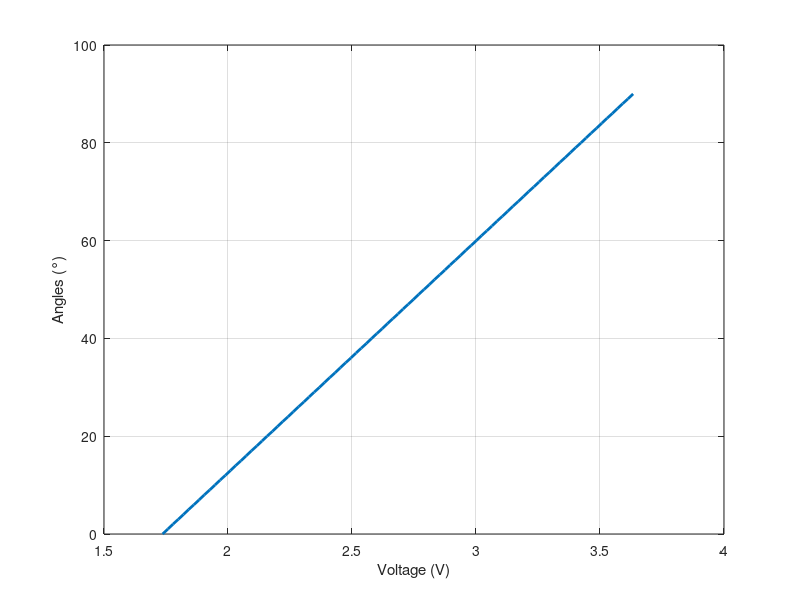

Write MATLAB code to recreate this figure. (Note: this script raises an error after producing the figure.)
Vin = 5;
R2 = 47000.0;
flatResistance = 25000.00;
bendResistance = 125000.0;

%% find the minimum and maximuum Vout
V_0 =Vin * flatResistance/(flatResistance + R2);
V_90= Vin * bendResistance/(bendResistance + R2);

%%fprintf(V_0);
%%fprintf(V_90);

%%interpolate all the voltage
angles_ref = 0:90;
V_ref= interp1([0,90], [V_0, V_90], angles_ref);

plot(V_ref,angles_ref,'LineWidth',2); hold on
grid on
ylabel('Angles (°)')
xlabel('Voltage (V)')

N_train=50;
angles_measured= 0:5:90;
V_Measured_aux = V_ref(angles_measured+1) + 0.01*randn(N_train,length(angles_measured));
angles_target_aux = angles_measured + zeros(N_train,length(angles_measured));
V_Measured = V_Measured_aux(:);
V_Measured = V_Measured';
angles_target= angles_target_aux(:);
angles_target= angles_target';


net = fitnet(15);
net= train(net,V_Measured,angles_target);

N_test=10;
angles_measured_test = 18;
V_Measured_test = V_ref(angles_measured_test+1)+0.01*randn(N_test,1);
disp(V_Measured_test)
for i = 1:N_test
    angle = round(net(V_Measured_test(i)));
    disp(['The angle after calibration is' ,num2str(angle),'°']);
        angle_1(i)=angle;
end

angles_measured_test_1=angles_measured_test*ones(1,N_test);
%scatter(V_Measured_test,angles_mmeasured_test_1,'°'); hold on
scatter(V_Measured_test,angle_1,'^'); hold on
grid on

% DonnesExcel = readtable("0_degree.csv","Range","A1:A200");
% Matrice = table2array(DonnesExcel);
% Vecteur = reshape(Matrice,1,[]);
% %disp(Vecteur)